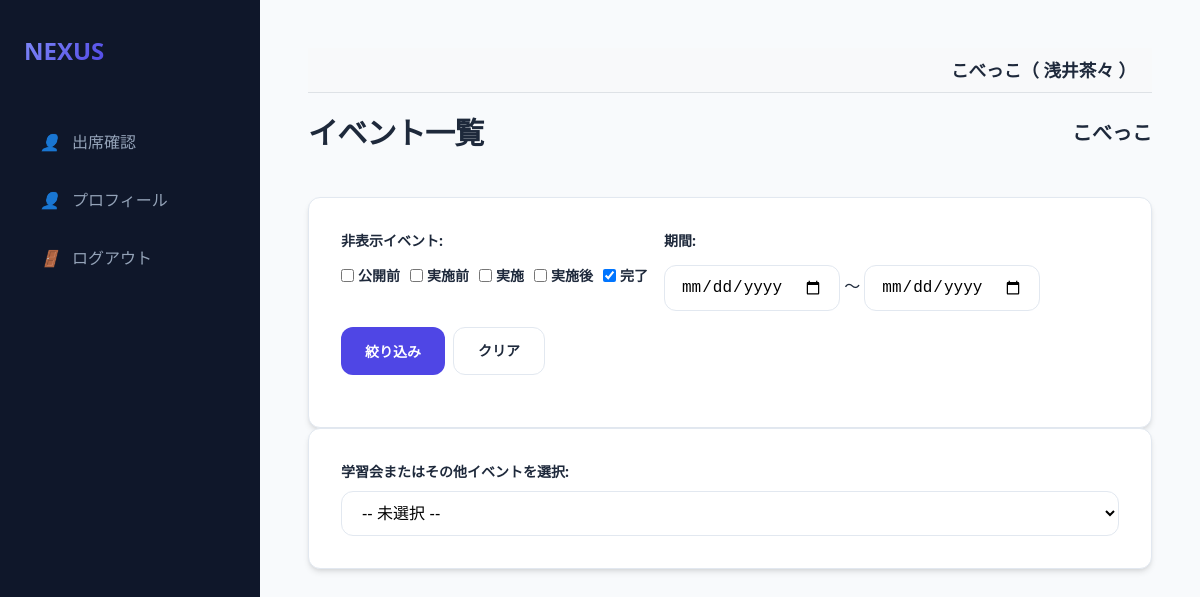
/event/select (signed in), run on the app's committed database.
### models.py (models this page shows, shortened)
class Organization(db.Model):
    id = db.Column(db.Integer, primary_key=True)
    name = db.Column(db.String(100), nullable=False)

class User(db.Model):
    id = db.Column(db.Integer, primary_key=True)
    username = db.Column(db.String(50), unique=True, nullable=False)
    name = db.Column(db.String(50), nullable=True)
    password_hash = db.Column(db.String(128), nullable=False)
    is_admin = db.Column(db.Boolean, default=False)
    is_super_admin = db.Column(db.Boolean, default=False)
    is_org_admin = db.Column(db.Boolean, default=False)
    organization_id = db.Column(db.Integer, db.ForeignKey('organization.id'), nullable=True)
    organization = db.relationship('Organization', backref='users')
    teacher_record = db.relationship('Teacher', back_populates='user', uselist=False)
    student_record = db.relationship('Student', back_populates='user', uselist=False)

### app.py (the view, shortened to what this page needs)
@app.route('/event/select', methods=['GET', 'POST'])
@login_required
@organization_required
def event_select():
    org_id = session.get('organization_id')
    hidden_statuses = request.args.getlist('hidden_status')
    if 'filter_applied' not in request.args:
        hidden_statuses = ['完了']
    start_date = request.args.get('start_date')
    end_date = request.args.get('end_date')
    query = Event.query.filter_by(organization_id=org_id)
    if hidden_statuses:
        query = query.filter(~Event.status.in_(hidden_statuses))
    if start_date:
        query = query.filter(Event.date >= datetime.strptime(start_date, '%Y-%m-%d'))
    if end_date:
        query = query.filter(Event.date <= datetime.strptime(end_date, '%Y-%m-%d'))
    events = query.order_by(Event.date).all()
    return render_template('event_select.html', events=events,
                           hidden_statuses=hidden_statuses, start_date=start_date, end_date=end_date)

### app.py (called while the page is built)
@app.after_request
def add_header(response):
    response.headers['Cache-Control'] = 'no-store, no-cache, must-revalidate, max-age=0'
    response.headers['Pragma'] = 'no-cache'
    response.headers['Expires'] = '0'
    return response

def login_required(f):
    @wraps(f)
    def decorated_function(*args, **kwargs):
        if 'user_id' not in session:
            return redirect(url_for('login'))
        return f(*args, **kwargs)
    return decorated_function

def organization_required(f):
    @wraps(f)
    def decorated_function(*args, **kwargs):
        if 'user_id' not in session:
            return redirect(url_for('login'))
        user = db.session.get(User, session['user_id'])
        session['organization_id'] = user.organization_id
        session['org_name'] = user.organization.name
        return f(*args, **kwargs)
    return decorated_function

@app.context_processor
def inject_globals():
    user = None
    group_division_enabled = False
    if 'user_id' in session:
        user = db.session.get(User, session['user_id'])
        if user and user.organization_id:
            cfg = Config.query.filter_by(key='group_division_enabled', organization_id=user.organization_id).first()
            if cfg and cfg.value == 'true':
                group_division_enabled = True
    return dict(current_user=user, group_division_enabled=group_division_enabled)

### templates/event_select.html (shortened to what this page needs)
{% extends "base.html" %}
{% block content %}
<div class="header">
    <h1>イベント一覧</h1>
    <h2 style="font-size: 1.25rem;">{{ current_user.organization.name if current_user.is_super_admin else session.get('org_name', '不明') }}</h2>
</div>
<div class="card">
    <form action="/event/select" method="get" style="display: flex; gap: 1rem; align-items: flex-start; margin-bottom: 1rem; flex-wrap: wrap;">
        <div style="display: flex; flex-direction: column; gap: 0.25rem;">
            <label>非表示イベント: </label>
            <div style="display: flex; gap: 10px; align-items: center; flex-wrap: nowrap; white-space: nowrap;">
                {% for status in ['公開前', '実施前', '実施', '実施後', '完了'] %}
                    <label style="margin: 0; display: flex; align-items: center; gap: 4px;">
                        <input type="checkbox" name="hidden_status" value="{{ status }}"
                        {% if status in hidden_statuses %}checked{% endif %}>
                        {{ status }}
                    </label>
                {% endfor %}
            </div>
        </div>
        <div style="display: flex; flex-direction: column; gap: 0.25rem;">
            <label>期間: </label>
            <div>
                <input type="date" name="start_date" value="{{ start_date|default('') }}" class="form-control" style="display: inline-block; width: auto;">
                〜
                <input type="date" name="end_date" value="{{ end_date|default('') }}" class="form-control" style="display: inline-block; width: auto;">
            </div>
        </div>
        <div style="display: flex; align-self: flex-end; gap: 0.5rem; padding-bottom: 0.25rem;">
            <button type="submit" class="btn btn-primary">絞り込み</button>
            <a href="/event/select" class="btn btn-outline">クリア</a>
        </div>
    </form>
</div>
<div class="card">
    <form action="/event/select" method="post">
        <label>学習会またはその他イベントを選択: </label>
        <select name="event_id" onchange="this.form.submit()">
            <option value="" {{ 'selected' if not session.get('selected_event_id') }}>-- 未選択 --</option>
        </select>
    </form>
</div>
{% endblock %}

### templates/base.html (shortened to what this page needs)
<!DOCTYPE html>
<html lang="ja">
<head>
    <link rel="stylesheet" href="{{ url_for('static', filename='style.css') }}">
</head>
<body>
<aside class="sidebar">
    <a href="/" class="logo">
        <span>NEXUS</span>
    </a>
    <nav class="nav-links">
        {% if current_user.is_admin %}
        <a href="/events" class="nav-item {{ 'active' if request.path == '/events' }}">
            <i>📋</i> イベント管理
        </a>
        <a href="/event/select" class="nav-item {{ 'active' if request.path == '/event/select' }}">
            <i>📅</i> イベント一覧
        </a>
        <a href="/venues" class="nav-item {{ 'active' if request.path == '/venues' }}">
            <i>📍</i> 会場一覧
        </a>
        <a href="/settings" class="nav-item {{ 'active' if request.path == '/settings' }}">
            <i>⚙️</i> 設定
        </a>
        {% if group_division_enabled %}
        <a href="/groups" class="nav-item {{ 'active' if request.path == '/groups' }}">
            <i>👥</i> グループ設定
        </a>
        {% endif %}
        <a href="/prohibited_matches" class="nav-item {{ 'active' if request.path == '/prohibited_matches' }}">
            <i>🚫</i> マッチング禁止
        </a>
        {% if session.get('selected_event_name', '')|trim == '学習会' and session.get('selected_event_status', '')|trim == '実施後' %}
        <a href="/evaluation/teacher" class="nav-item {{ 'active' if request.path == '/evaluation/teacher' }}">
            <i>🧑‍🏫</i> 講師による評価
        </a>
        <a href="/evaluation/student" class="nav-item {{ 'active' if request.path == '/evaluation/student' }}">
            <i>🎓</i> 生徒の感想
        </a>
        {% else %}
        <a href="/teachers" class="nav-item {{ 'active' if request.path == '/teachers' }}">
            <i>🧑‍🏫</i> 講師一覧
        </a>
        <a href="/students" class="nav-item {{ 'active' if request.path == '/students' }}">
            <i>🎓</i> 生徒一覧
        </a>
        {% if session.get('selected_event_name', '')|trim == '学習会' and session.get('selected_event_status', '')|trim == '実施' %}
        <a href="/matching/setup" class="nav-item {{ 'active' if request.path == '/matching/setup' }}">
            <i>🔄</i> マッチング実行
        </a>
        <a href="/result" class="nav-item {{ 'active' if request.path == '/result' }}">
            <i>📊</i> マッチング結果
        </a>
        <a href="/matching/adjustment" class="nav-item {{ 'active' if request.path == '/matching/adjustment' }}">
            <i>🛠️</i> マッチング調整
        </a>
        {% endif %}
        {% endif %}
        {% if current_user.is_super_admin %}
        <a href="/users" class="nav-item {{ 'active' if request.path == '/users' }}">
            <i>⚙️</i> 管理者一覧
        </a>
        <a href="/organizations" class="nav-item {{ 'active' if request.path == '/organizations' }}">
            <i>🏢</i> 組織一覧
        </a>
        {% endif %}
        {% elif current_user.teacher_record %}
        <a href="{{ url_for('teacher_dashboard') }}" class="nav-item {{ 'active' if request.path == '/teacher/dashboard' }}">
            <i>👤</i> 出席確認
        </a>
        <a href="{{ url_for('teacher_edit', id=current_user.teacher_record.id) }}" class="nav-item {{ 'active' if request.path == url_for('teacher_edit', id=current_user.teacher_record.id) }}">
            <i>👤</i> プロフィール
        </a>
        {% endif %}
        <a href="{{ url_for('logout') }}" class="nav-item">
            <i>🚪</i> ログアウト
        </a>
    </nav>
</aside>
<main class="main-content">
    {% if current_user %}
    <div style="background-color: #f8f9fa; padding: 0.5rem 1rem; margin-bottom: 1rem; border-bottom: 1px solid #dee2e6; text-align: right; font-size: 1.1rem; font-weight: bold;">
        {{ current_user.organization.name if current_user.organization else '組織なし' }}（
        {% if current_user.name %}
            {{ current_user.name }}
        {% elif current_user.teacher_record %}
            {{ current_user.teacher_record.name }}
        {% elif current_user.student_record %}
            {{ current_user.student_record.name }}
        {% else %}
            {{ current_user.username }}
        {% endif %}
        ）
    </div>
    {% endif %}
    {% block content %}{% endblock %}
</main>
</body>
</html>

### static/style.css (style rules this page uses)
:root { --primary: #4f46e5; --primary-hover: #4338ca; --bg-main: #f8fafc; --bg-card: #ffffff; --text-main: #1e293b; --text-muted: #64748b; --border: #e2e8f0; --shadow: 0 4px 6px -1px rgb(0 0 0 / 0.1), 0 2px 4px -2px rgb(0 0 0 / 0.1); --radius: 0.75rem; --sidebar-w: 260px; }
* { margin: 0; padding: 0; box-sizing: border-box; }
body { font-family: "Segoe UI", "Hiragino Kaku Gothic ProN", "Hiragino Sans", "Meiryo", sans-serif; background-color: var(--bg-main); color: var(--text-main); line-height: 1.6; display: flex; min-height: 100vh; }
.sidebar { width: var(--sidebar-w); background-color: #0f172a; color: white; padding: 2rem 1.5rem; display: flex; flex-direction: column; position: fixed; height: 100vh; transition: all 0.3s ease; }
.logo { font-size: 1.5rem; font-weight: 800; margin-bottom: 3rem; display: flex; align-items: center; gap: 0.75rem; color: #f8fafc; text-decoration: none; }
.logo span { background: linear-gradient(135deg, #818cf8, #4f46e5); -webkit-background-clip: text; -webkit-text-fill-color: transparent; }
.nav-links { display: flex; flex-direction: column; gap: 0.5rem; }
.nav-item { padding: 0.75rem 1rem; color: #94a3b8; text-decoration: none; border-radius: var(--radius); display: flex; align-items: center; gap: 0.75rem; transition: all 0.2s; }
.main-content { margin-left: var(--sidebar-w); flex: 1; padding: 3rem; max-width: 1200px; }
.header { display: flex; justify-content: space-between; align-items: center; margin-bottom: 2.5rem; }
h1 { font-size: 1.875rem; font-weight: 700; letter-spacing: -0.025em; }
.card { background: var(--bg-card); border: 1px solid var(--border); border-radius: var(--radius); padding: 2rem; box-shadow: var(--shadow); }
label { display: block; font-size: 0.875rem; font-weight: 600; margin-bottom: 0.5rem; color: var(--text-main); }
input, select, textarea { width: 100%; padding: 0.75rem 1rem; border: 1px solid var(--border); border-radius: var(--radius); font-size: 1rem; transition: border-color 0.2s; background-color: #fff; }
.btn { display: inline-flex; align-items: center; justify-content: center; padding: 0.75rem 1.5rem; font-size: 0.875rem; font-weight: 600; border-radius: var(--radius); cursor: pointer; transition: all 0.2s; text-decoration: none; border: none; gap: 0.5rem; }
.btn-primary { background-color: var(--primary); color: white; }
.btn-outline { background-color: transparent; border: 1px solid var(--border); color: var(--text-main); }

### data on the page
Organization: organization "こべっこ"
User: name "浅井茶々", organization "こべっこ"

### other printed values
{{ status }} "公開前" "実施前" "実施" "実施後" "完了"
